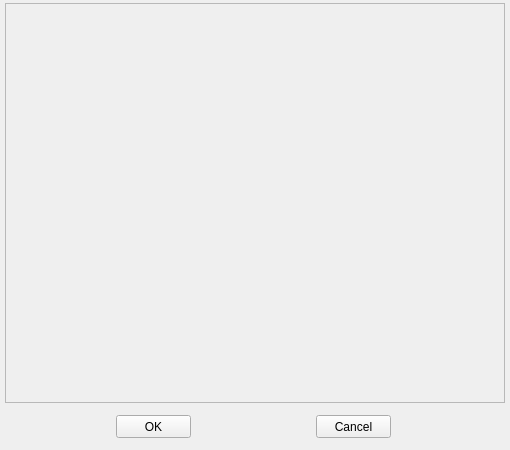
<?xml version="1.0" encoding="UTF-8"?>
<ui version="4.0">
 <class>arrayDlg</class>
 <widget class="QWidget" name="arrayDlg">
  <property name="geometry">
   <rect>
    <x>0</x>
    <y>0</y>
    <width>510</width>
    <height>450</height>
   </rect>
  </property>
  <property name="windowTitle">
   <string>arrayDlg</string>
  </property>
  <widget class="QScrollArea" name="m_scrollArea">
   <property name="geometry">
    <rect>
     <x>5</x>
     <y>3</y>
     <width>500</width>
     <height>400</height>
    </rect>
   </property>
   <property name="widgetResizable">
    <bool>true</bool>
   </property>
   <widget class="QWidget" name="m_arraydlgWidget">
    <property name="geometry">
     <rect>
      <x>0</x>
      <y>0</y>
      <width>498</width>
      <height>398</height>
     </rect>
    </property>
   </widget>
  </widget>
  <widget class="QPushButton" name="m_ok">
   <property name="geometry">
    <rect>
     <x>116</x>
     <y>415</y>
     <width>75</width>
     <height>23</height>
    </rect>
   </property>
   <property name="text">
    <string>OK</string>
   </property>
  </widget>
  <widget class="QPushButton" name="m_cancel">
   <property name="geometry">
    <rect>
     <x>316</x>
     <y>415</y>
     <width>75</width>
     <height>23</height>
    </rect>
   </property>
   <property name="text">
    <string>Cancel</string>
   </property>
  </widget>
 </widget>
 <layoutdefault spacing="6" margin="11"/>
 <resources/>
 <connections/>
</ui>
